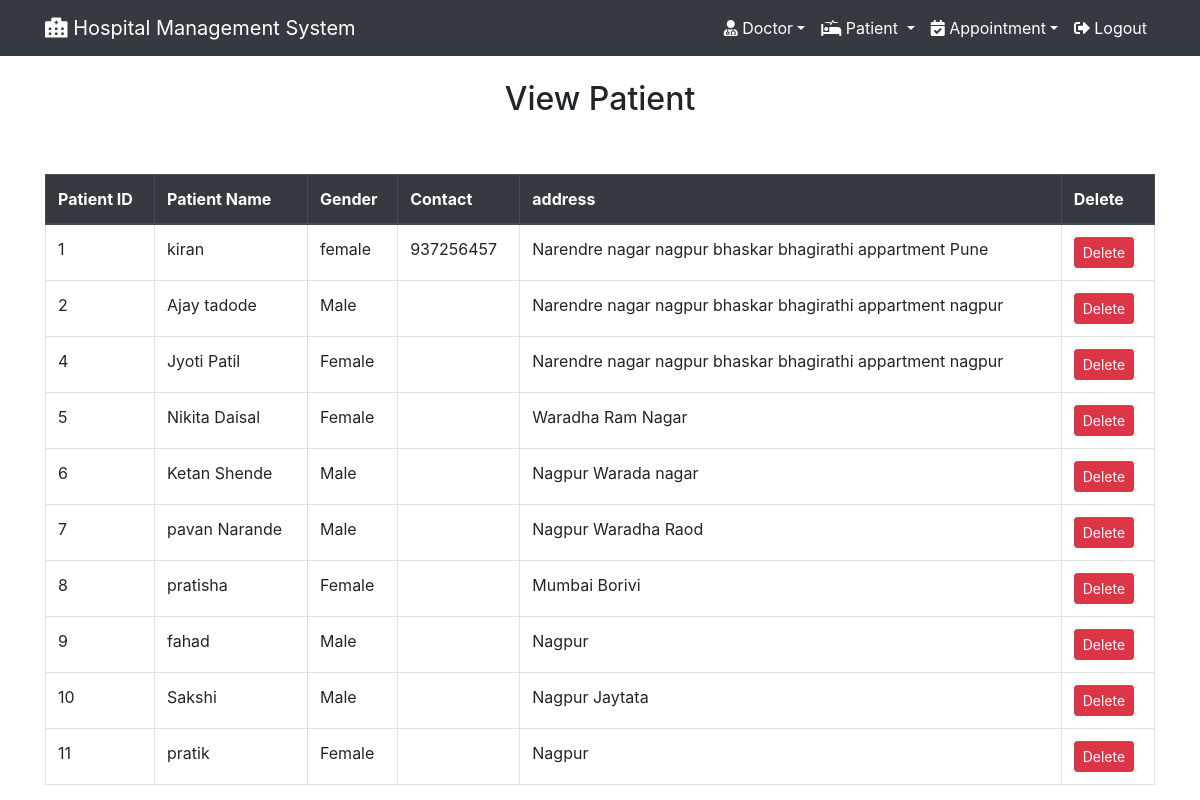
Page /view_patient/ (signed in) on the committed database.
### hospital/models.py (models this page shows, shortened)
class Patient(models.Model):
    name = models.CharField(max_length=100)
    gender = models.CharField(max_length=10)
    mobile = models.CharField(null=True)
    contact = models.CharField(max_length=15)
    address = models.TextField()

### hospital/views.py (the view)
# urls.py: path('view_patient/', View_Patient, name='view_patient'),
def View_Patient(request):
    if not request.user.is_staff:
        return redirect('login')
    pat = Patient.objects.all()
    return render(request, 'view_patient.html', {'pat': pat})

### hospital/templates/view_patient.html
{% extends "navigationbar.html" %}
{% load static %}
{% block body %}
<div class="container mt-4">
    <h2 class="text-center">View Patient</h2>
    <br><br>
    <table class="table table-bordered table-hover" id="example">
        <thead class="thead-dark">
            <tr>
                <th>Patient ID</th>
                <th>Patient Name</th>
                <th>Gender</th>
                <th>Contact</th>
                <th>address</th>
                <th>Delete</th>
            </tr>
        </thead>
        <tbody>
            {% for i in pat %}
            <tr>
                <td>{{ i.id }}</td>
                <td>{{ i.name }}</td>
                <td>{{ i.gender }}</td>
                <td>{{ i.contact}}</td>
                <td>{{ i.address }}</td>
                <td>
                    <a href="{% url 'delete_patient' i.id %}"
                       onclick="return confirm('Are you sure you want to delete this patient?')"
                       class="btn btn-danger btn-sm">
                        Delete
                    </a>
                </td>
            </tr>
            {% endfor %}
        </tbody>
    </table>
</div>
{% endblock %}

### rows in the picture
Patient: id "1", name "kiran", gender "female", contact "937256457", address "Narendre nagar nagpur bhaskar bhagirathi appartment Pune"
Patient: id "2", name "Ajay tadode", gender "Male", address "Narendre nagar nagpur bhaskar bhagirathi appartment nagpur"
Patient: id "4", name "Jyoti Patil", gender "Female", address "Narendre nagar nagpur bhaskar bhagirathi appartment nagpur"
Patient: id "5", name "Nikita Daisal", gender "Female", address "Waradha Ram Nagar"
Patient: id "6", name "Ketan Shende", gender "Male", address "Nagpur Warada nagar"
Patient: id "7", name "pavan Narande", gender "Male", address "Nagpur Waradha Raod"
Patient: id "8", name "pratisha", gender "Female", address "Mumbai Borivi"
Patient: id "9", name "fahad", gender "Male", address "Nagpur"
Patient: id "10", name "Sakshi", gender "Male", address "Nagpur Jaytata"
Patient: id "11", name "pratik", gender "Female", address "Nagpur"
